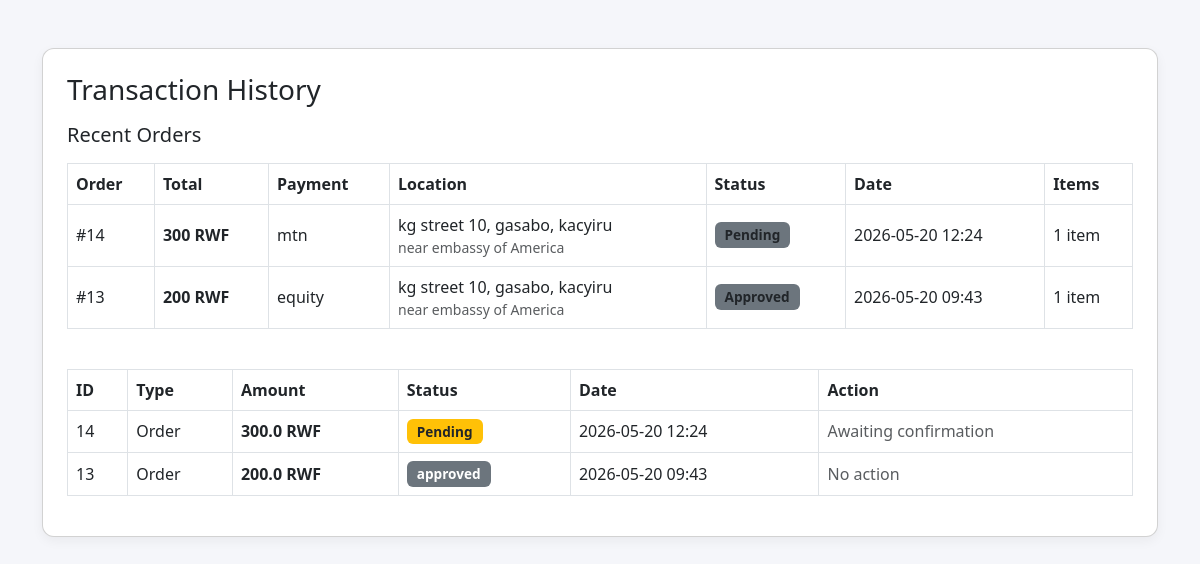
/transaction-history (signed in), run on an earlier commit of the app's database.
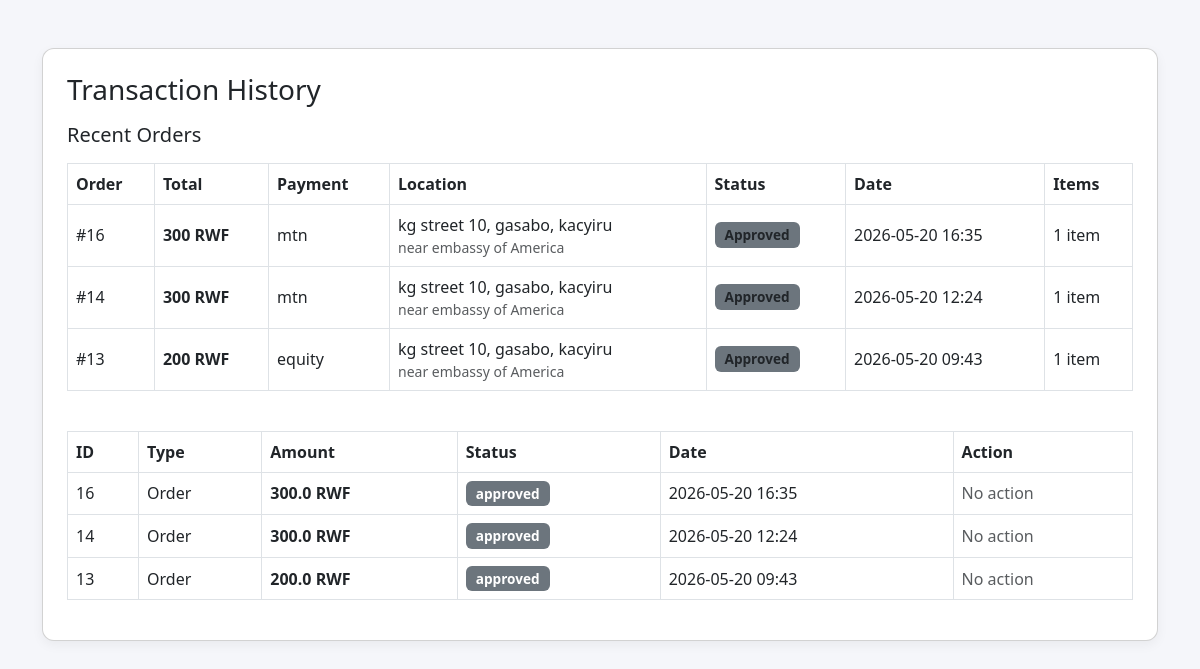
And on a later commit of the database.
### market/models.py (models this page shows, shortened)
class Order(db.Model):
    __tablename__ = 'order'
    id             = db.Column(db.Integer, primary_key=True)
    user_id        = db.Column(db.Integer, db.ForeignKey('user.id'), nullable=False)
    items          = db.Column(db.Text, nullable=False)       # JSON string of cart items
    total_price    = db.Column(db.Integer, nullable=False)
    payment_method = db.Column(db.String(20), nullable=False)
    sector         = db.Column(db.String(100), nullable=False)
    district       = db.Column(db.String(100), nullable=False)
    street         = db.Column(db.String(100), nullable=False)
    location_note  = db.Column(db.String(255), nullable=True)
    status         = db.Column(db.String(20), nullable=False, default='pending')  # pending | approved | completed | cancelled
    created_at     = db.Column(db.DateTime, nullable=False, default=lambda: datetime.now(timezone.utc))  # ✅ FIXED: utcnow() deprecated
    approved_at    = db.Column(db.DateTime)
    approver_id    = db.Column(db.Integer, db.ForeignKey('user.id'))
    user     = db.relationship('User', foreign_keys=[user_id],     backref='orders')
    approver = db.relationship('User', foreign_keys=[approver_id], backref='approved_orders')
    @property
    def parsed_items(self):
        try:
            return json.loads(self.items)
        except (TypeError, ValueError):
            return []

class Transaction(db.Model):
    __tablename__ = 'transaction'
    id               = db.Column(db.Integer, primary_key=True)
    user_id          = db.Column(db.Integer, db.ForeignKey('user.id'), nullable=False)
    amount           = db.Column(db.Float, nullable=False)
    transaction_type = db.Column(db.String(50), nullable=False)
    status           = db.Column(db.String(20), default='pending')
    created_at       = db.Column(db.DateTime, default=lambda: datetime.now(timezone.utc))  # ✅ FIXED: utcnow() deprecated

### market/routes.py (the view)
@app.route('/transaction-history')
@login_required
def transaction_history():
    orders = Order.query.filter_by(user_id=current_user.id)\
        .order_by(Order.created_at.desc()).all()
    transactions = Transaction.query.filter_by(user_id=current_user.id)\
        .order_by(Transaction.created_at.desc()).all()
    return render_template(
        'transaction_history.html',
        orders=orders,
        transactions=transactions
    )

### market/models.py (called while the page is built)
@login_manager.user_loader
def load_user(user_id):
    return db.session.get(User, int(user_id))  # ✅ FIXED: replaced deprecated User.query.get()

### market/templates/transaction_history.html (shortened to what this page needs)
<!DOCTYPE html>
<html lang="en">
<head>
    <link href="https://cdn.jsdelivr.net/npm/bootstrap@5.3.0/dist/css/bootstrap.min.css" rel="stylesheet">
</head>
<body>
<div class="container mt-5">
    <div class="card p-4">
        <div class="d-flex justify-content-between align-items-center mb-3">
            <h3 class="mb-0">Transaction History</h3>
        </div>
        {% if orders %}
            <div class="mb-4">
                <h5 class="mb-3">Recent Orders</h5>
                <table class="table table-hover table-bordered align-middle">
                    <thead>
                        <tr>
                            <th>Order</th>
                            <th>Total</th>
                            <th>Payment</th>
                            <th>Location</th>
                            <th>Status</th>
                            <th>Date</th>
                            <th>Items</th>
                        </tr>
                    </thead>
                    <tbody>
                        {% for order in orders %}
                        <tr>
                            <td>#{{ order.id }}</td>
                            <td><strong>{{ order.total_price }} RWF</strong></td>
                            <td>{{ order.payment_method }}</td>
                            <td>
                                {{ order.street }}, {{ order.district }}, {{ order.sector }}
                                {% if order.location_note %}
                                <div class="text-muted small">{{ order.location_note }}</div>
                                {% endif %}
                            </td>
                            <td>
                                <span class="badge bg-secondary text-dark">
                                    {{ order.status|capitalize }}
                                </span>
                            </td>
                            <td>{{ order.created_at.strftime('%Y-%m-%d %H:%M') }}</td>
                            <td>{{ order.parsed_items|length }} item{{ 's' if order.parsed_items|length != 1 else '' }}</td>
                        </tr>
                        {% endfor %}
                    </tbody>
                </table>
            </div>
        {% endif %}
        <table class="table table-hover table-bordered align-middle">
            <thead>
                <tr>
                    <th>ID</th>
                    <th>Type</th>
                    <th>Amount</th>
                    <th>Status</th>
                    <th>Date</th>
                    <th>Action</th>
                </tr>
            </thead>
            <tbody>
                {% if transactions %}
                    {% for transaction in transactions %}
                    <tr>
                        <td>{{ transaction.id }}</td>
                        <td>
                            <span class="text-capitalize">
                                {{ transaction.transaction_type }}
                            </span>
                        </td>
                        <td>
                            <strong>{{ transaction.amount }} RWF</strong>
                        </td>
                        <td>
                            {% if transaction.status == 'pending' %}
                                <span class="badge bg-warning text-dark">Pending</span>
                            {% elif transaction.status == 'received' %}
                                <span class="badge bg-success">Received</span>
                            {% else %}
                                <span class="badge bg-secondary">
                                    {{ transaction.status }}
                                </span>
                            {% endif %}
                        </td>
                        <td>
                            {{ transaction.created_at.strftime('%Y-%m-%d %H:%M') }}
                        </td>
                        <td>
                            <span class="text-muted">
                                {% if transaction.status == 'pending' %}
                                    Awaiting confirmation
                                {% else %}
                                    No action
                                {% endif %}
                            </span>
                        </td>
                    </tr>
                    {% endfor %}
                {% else %}
                    <tr>
                        <td colspan="6" class="text-center text-muted">
                            No transactions found
                        </td>
                    </tr>
                {% endif %}
            </tbody>
        </table>
    </div>
</div>
</body>
</html>

### market/templates/transaction_history.html (style rules this page uses)
body { background: #f5f6fa; }
.card { border-radius: 12px; box-shadow: 0 4px 12px rgba(0,0,0,0.05); }
.table thead { background: #0d6efd; color: white; }
.badge { font-size: 0.85rem; padding: 6px 10px; }

What changed in the data, as far as the page shows it:
added Order: id "16", total_price "300", payment_method "mtn", street "kg street 10", district "gasabo", sector "kacyiru", location_note "near embassy of America", status "Approved", created_at "2026-05-20 16:35", parsed_items|length "1"
changed Order id 14: status "Pending" → "Approved"
added Transaction: shows "No action"
changed Transaction id 14: status (not shown) → "approved"; status "Pending Awaiting confirmation" → "No action"
